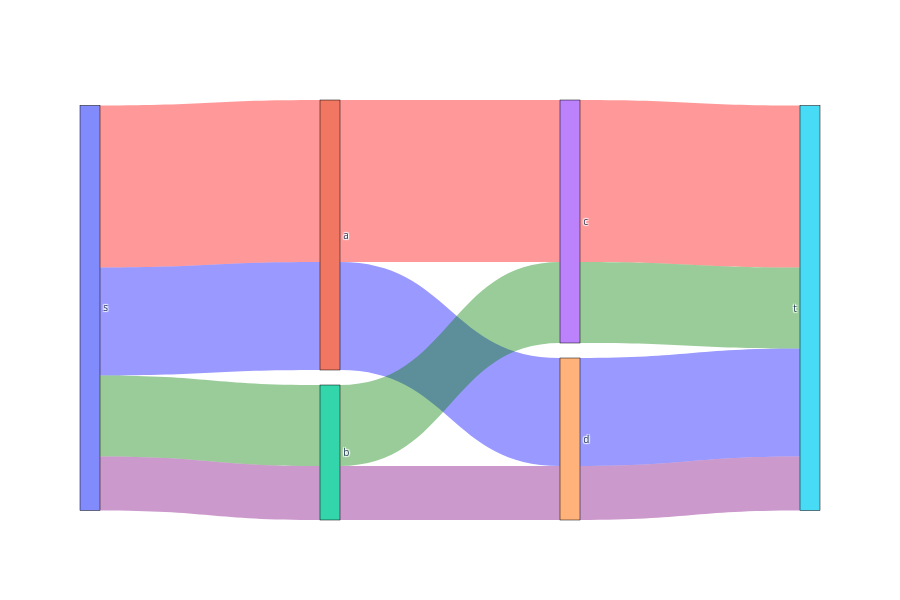

The notebook cell saved with this chart:
### Markdown cell above
### Visualize as Sankey Diagram

The diagram will appear interactively below. You can:
- Hover over nodes and links to see details
- Drag to rearrange (if enabled)
- Zoom and pan

### Code cell
# This will display the Sankey diagram inline and save it as HTML
graphutils.draw(
    G,
    filename="example1_sankey",  # Will save as example1_sankey.html
    flow_attr='flow',
    paths=paths,
    weights=weights,
    draw_options={
        "style": "sankey"
    }
)

### Figure 1 — Plotly figure (JSON) as saved in the notebook; plotly's stock layout.template omitted (floating-point values rounded to 4 significant figures)
{"data": [{"link": {"color": ["rgba(255, 0, 0, 0.4)", "rgba(255, 0, 0, 0.4)", "rgba(255, 0, 0, 0.4)", "rgba(0, 0, 255, 0.4)", "rgba(0, 0, 255, 0.4)", "rgba(0, 0, 255, 0.4)", "rgba(0, 128, 0, 0.4)", "rgba(0, 128, 0, 0.4)", "rgba(0, 128, 0, 0.4)", "rgba(128, 0, 128, 0.4)", "rgba(128, 0, 128, 0.4)", "rgba(128, 0, 128, 0.4)"], "source": [0, 1, 3, 0, 1, 4, 0, 2, 3, 0, 2, 4], "target": [1, 3, 5, 1, 4, 5, 2, 3, 5, 2, 4, 5], "value": [6, 6, 6, 4, 4, 4, 3, 3, 3, 2, 2, 2]}, "node": {"label": ["s", "a", "b", "c", "d", "t"], "line": {"color": "black", "width": 0.5}, "pad": 15, "thickness": 20}, "type": "sankey"}], "layout": {"font": {"size": 10}, "height": 600, "title": {"text": ""}}}
